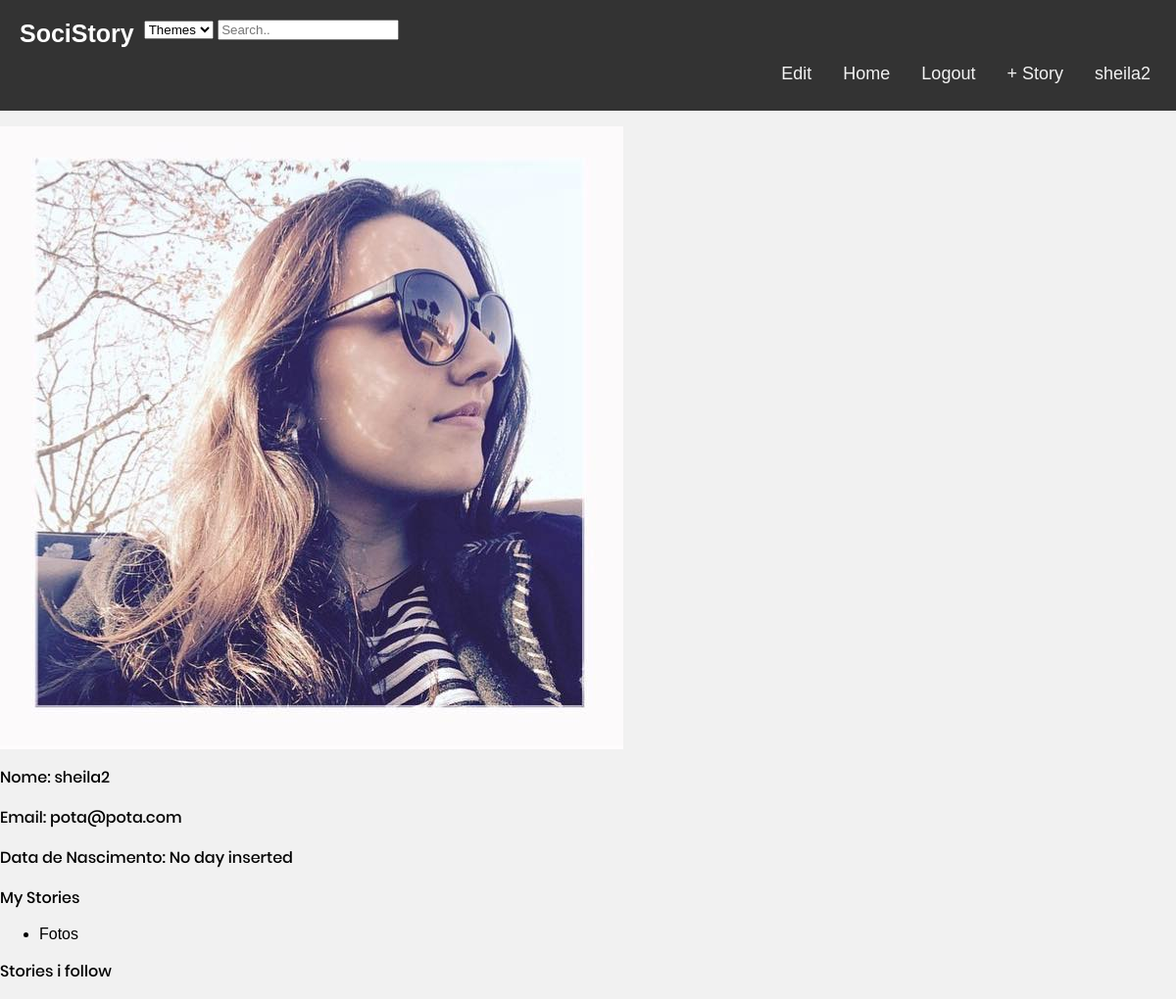
The app's page /pages/profilePage.php?username=sheila2 (signed in), older data.
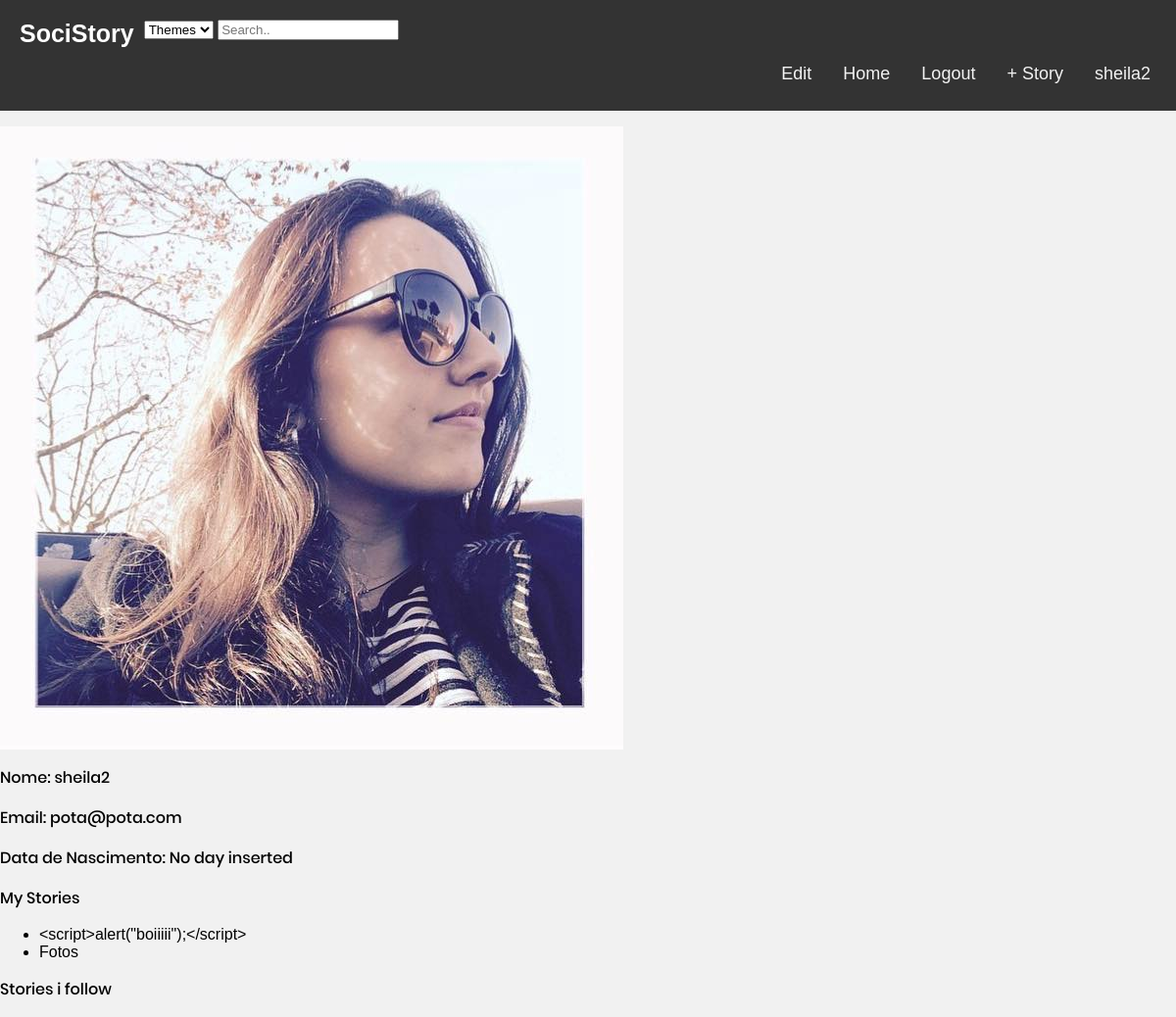
The same page, newer data.
### tables this page shows
CREATE TABLE users(
  username VARCHAR PRIMARY KEY,
  email VARCHAR UNIQUE,
  password VARCHAR NOT NULL,
  birthday DATE,
  img VARCHAR
);

CREATE TABLE stories(
  entity_id INTEGER PRIMARY KEY REFERENCES entities,
  username VARCHAR NOT NULL REFERENCES users,
  title TEXT NOT NULL, 
  body TEXT NOT NULL,
  hour DATETIME NOT NULL,
  UNIQUE(username, title, body)
);

### database/db_comments.php (called while the page is built, shortened)
<?php
    function getUsernameInfo($username){
    $db = Database::instance()->db();
    $stmt = $db->prepare('SELECT *, rowid FROM users where username = ?');
    $stmt->execute(array($username));
    return $stmt->fetch();
    }
  function myStories($username) {
    $db = Database::instance()->db();
    $stmt = $db->prepare('SELECT title FROM stories WHERE username = ?');
    $stmt->execute(array($username));
    return $stmt->fetchAll();
  }
?>

### pages/profilePage.php (the view, shortened to what this page needs)
<?php
include_once('../templates/common.php');
include_once('../database/db_comments.php');
$profileInfo = getUsernameInfo($_GET['username']);
$mystories = myStories($_GET['username']);
draw_header($_SESSION['username']);
    ?>
    <section id="profile">
    <p class="profileinfo" id = img>
     <span><img src="<?=$profileInfo['img']?>" alt="MyImg" > </span>
     </p>
     <p class="profileinfo" id = username>
     <label for="name">Nome: </label>
     <span> <?=$profileInfo['username']?></span>
     </p>
    <p class="profileinfo" id = email>
    <label for="email">Email: </label>
     <span> <?=$profileInfo['email']?></span>
    </p>
    <p class="profileinfo" id = bd>
    <label for="birth">Data de Nascimento: </label>
     <span> <?=$profileInfo['birthday'] ? $profileInfo['birthday'] :'No day inserted'?></span>
    </p>
    <p class="profileinfo" id = myStories>
    <label for="myStories"> My Stories </label>
     <ul>
     <?php
     foreach($mystories as $story){
         ?>
        <li><?=$story['title']?> </li>
    <?php }
    unset($story) ?>
   </ul>
    </p>
    <p class="profileinfo" id ="myCommentedStories">
    <label for="myCommentedStories"> Stories i follow </label>
    </p>
    </section>
<?php
draw_footer();
?>

### templates/common.php (shortened to what this page needs)
<?php function draw_header($username){
?>
  <link rel="stylesheet" href="../css/common.css">
<!DOCTYPE html>
<html>
<head>
    <link rel="stylesheet" href="../css/mainPage.css">
</head>
<body>
    <header>
        <?php if($username != null) { ?>
           <nav>
           <div class="header">
            <a href="../pages/stories.php?search=all&sub=null" class="logo">SociStory</a>
            <div id="searchArea">
            <form id="searchForm" method="get">
            <select name="searchthemes" id="searchBox">
            <option value="Themes">Themes</option>
            </select>
            <input id="search" type="text" placeholder="Search..">
            </form>
            </div>
                <div class="topnav">
            <a href="../pages/profilePage.php?username=<?=$username?>"> <?=$username?></a>
            <a href="../pages/newStory.php"> + Story </a>
            <a href="../actions/user_logout.php">Logout</a>
            <a href="../pages/stories.php?search=all&sub=null">Home</a>
                </div>
            </div>
        <?php }  ?>
        </nav>
    </header>
<?php
}
?>
<?php function draw_footer(){
?>
</body>
</html>
<?php
}
?>

### css/common.css (style rules this page uses)
* { box-sizing: border-box; }
body { margin: 0; font-family: Arial, Helvetica, sans-serif; }
.header { overflow: hidden; background-color: #333; padding: 20px 10px; }
.header a { float: left; color: white; text-align: center; padding: 10px; text-decoration: none; font-size: 18px; line-height: 8px; border-radius: 4px; }
.header a.logo { font-size: 25px; font-weight: bold; }
.topnav { float: right; }
.topnav a { float: right; display: block; color: #f2f2f2; padding: 14px 16px; text-decoration: none; }

### css/mainPage.css (style rules this page uses)
body { font-family: Poppins, sans-serif; background-color: #f1f1f1; }
p { font-family: Poppins-Medium; }

Row changes from the older to the newer data that the page shows:
added stories: title "<script>alert(\"boiiiii\");</script>"
